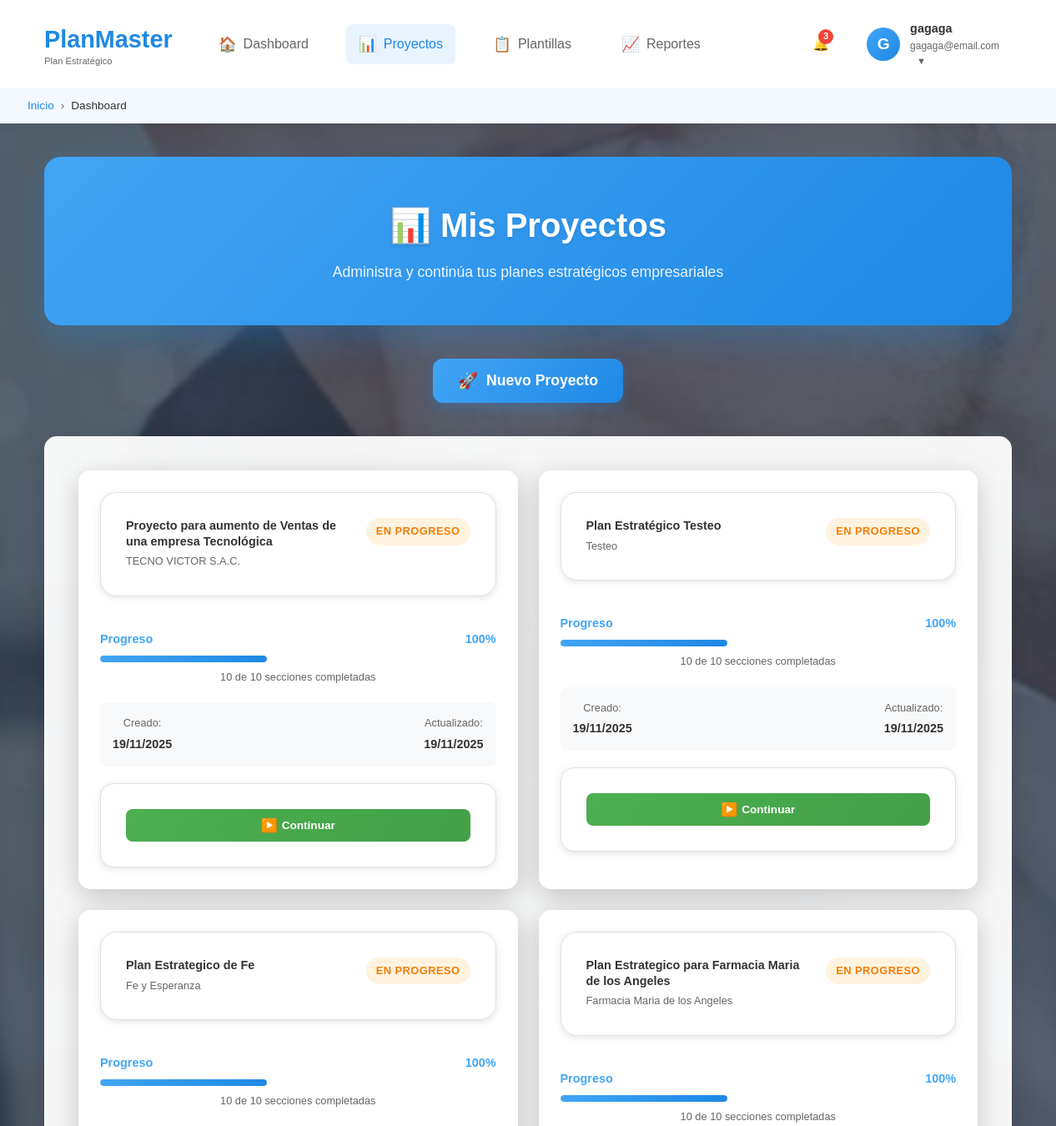
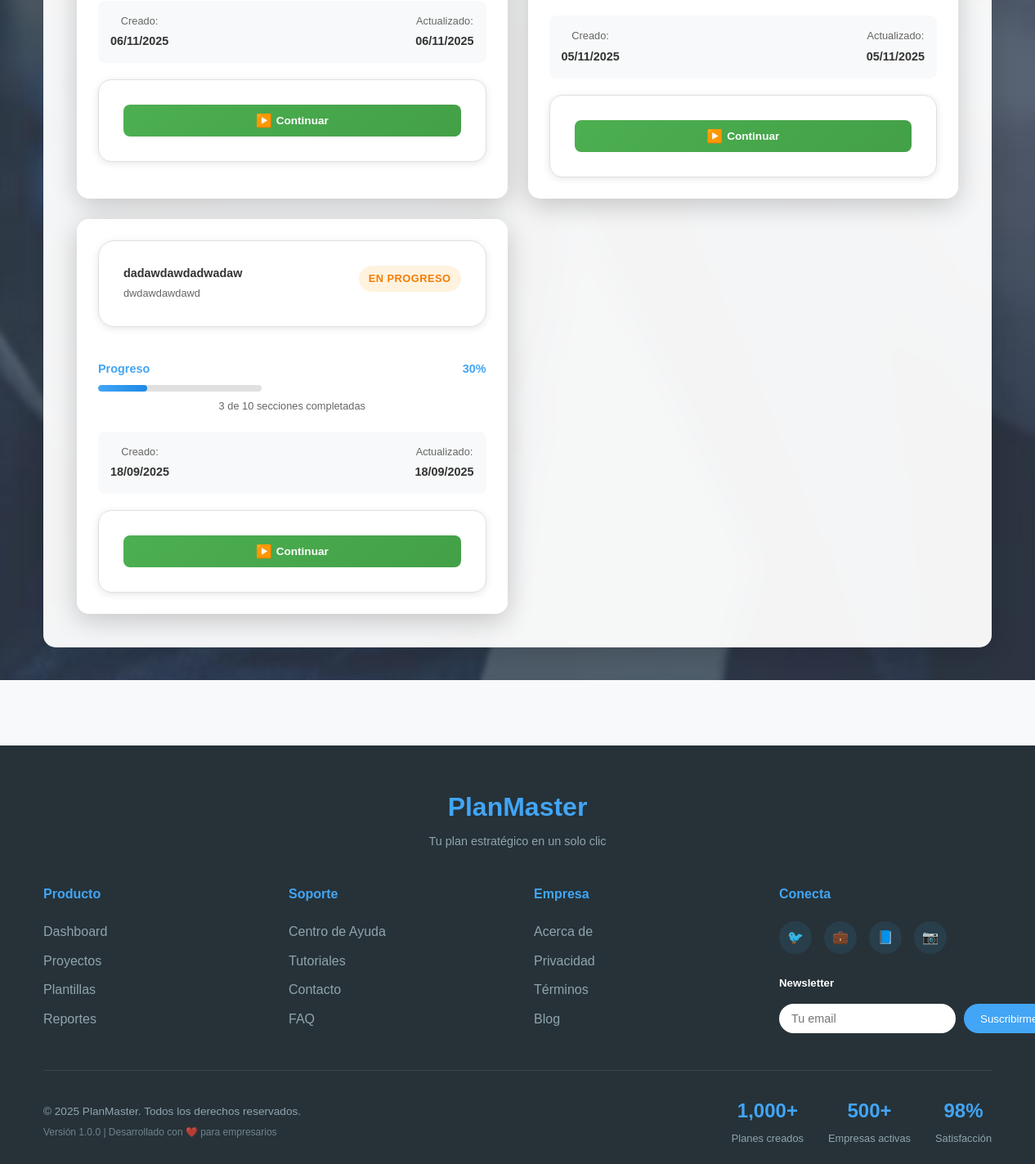
The page /Views/Users/projects.php (signed in) on the database its author committed (2 pictures, top to bottom).
### tables this page shows
CREATE TABLE IF NOT EXISTS `strategic_projects` (
  `id` int(11) NOT NULL AUTO_INCREMENT,
  `user_id` int(11) NOT NULL,
  `project_name` varchar(255) NOT NULL,
  `company_name` varchar(255) NOT NULL,
  `created_at` timestamp NULL DEFAULT current_timestamp(),
  `updated_at` timestamp NULL DEFAULT current_timestamp() ON UPDATE current_timestamp(),
  `completed_at` timestamp NULL DEFAULT NULL,
  `status` enum('draft','in_progress','completed') DEFAULT 'draft',
  `progress_percentage` decimal(5,2) DEFAULT 0.00,
  PRIMARY KEY (`id`),
  KEY `user_id` (`user_id`),
  CONSTRAINT `strategic_projects_ibfk_1` FOREIGN KEY (`user_id`) REFERENCES `users` (`id`) ON DELETE CASCADE
);

### Views/Users/projects.php (the view, shortened to what the rows shown need)
<?php
require_once __DIR__ . '/../../Controllers/AuthController.php';
require_once __DIR__ . '/../../Controllers/ProjectController.php';
require_once __DIR__ . '/../../config/url_config.php';
$projectController = new ProjectController();
$projects = $projectController->getUserProjects();
?>
<!DOCTYPE html>
<html lang="es">
<head>
    <link rel="stylesheet" href="<?php echo getBaseUrl(); ?>/Publics/css/styles_dashboard.css">
    <link rel="stylesheet" href="<?php echo getBaseUrl(); ?>/Publics/css/styles_projects.css">
</head>
<body>
    <main class="main-content">
        <div class="container">
            <div class="page-header">
                <h1 class="page-title">📊 Mis Proyectos</h1>
            </div>
            <div class="projects-container">
                <?php if (empty($projects)): ?>
                    <div class="empty-state">
                        <div class="empty-icon">📁</div>
                        <h3>No tienes proyectos aún</h3>
                        <p>Crea tu primer plan estratégico empresarial y comienza a organizar el futuro de tu empresa.</p>
                        <button class="btn-start-first-project" onclick="startNewProject()">
                            <span class="btn-icon">🚀</span>
                            Crear Mi Primer Proyecto
                        </button>
                    </div>
                <?php else: ?>
                    <div class="projects-grid">
                        <?php foreach ($projects as $project): ?>
                            <?php
                            $progress = $projectController->getProjectProgress($project['id']);
                            $statusClass = '';
                            $statusText = '';
                            switch ($project['status']) {
                                case 'in_progress':
                                    $statusClass = 'status-in-progress';
                                    $statusText = 'En Progreso';
                                    break;
                            }
                            ?>
                            <div class="project-card">
                                <div class="project-header">
                                    <div class="project-info">
                                        <h3 class="project-name"><?php echo htmlspecialchars($project['project_name'] ?? 'Sin nombre'); ?></h3>
                                        <p class="company-name"><?php echo htmlspecialchars($project['company_name'] ?? 'Sin empresa'); ?></p>
                                    </div>
                                    <span class="project-status <?php echo $statusClass; ?>">
                                        <?php echo $statusText; ?>
                                    </span>
                                </div>
                                <div class="project-progress">
                                    <div class="progress-info">
                                        <span class="progress-text">Progreso</span>
                                        <span class="progress-percentage"><?php echo round($progress['percentage'] ?? 0); ?>%</span>
                                    </div>
                                    <div class="progress-bar">
                                        <div class="progress-fill" style="width: <?php echo ($progress['percentage'] ?? 0); ?>%"></div>
                                    </div>
                                    <div class="progress-details">
                                        <small><?php echo ($progress['completed'] ?? 0); ?> de <?php echo ($progress['total'] ?? 4); ?> secciones completadas</small>
                                    </div>
                                </div>
                                <div class="project-dates">
                                    <div class="date-item">
                                        <span class="date-label">Creado:</span>
                                        <span class="date-value"><?php echo date('d/m/Y', strtotime($project['created_at'])); ?></span>
                                    </div>
                                    <?php if ($project['updated_at']): ?>
                                    <div class="date-item">
                                        <span class="date-label">Actualizado:</span>
                                        <span class="date-value"><?php echo date('d/m/Y', strtotime($project['updated_at'])); ?></span>
                                    </div>
                                    <?php endif; ?>
                                </div>
                                <div class="project-actions">
                                    <button class="btn-continue" onclick="continueProject(<?php echo $project['id']; ?>)">
                                        <span class="btn-icon">▶️</span>
                                        Continuar
                                    </button>
                                </div>
                            </div>
                        <?php endforeach; ?>
                    </div>
                <?php endif; ?>
            </div>
        </div>
    </main>
</body>
</html>

### rows shown on the page
strategic_projects: project_name "Proyecto para aumento de Ventas de una empresa Tecnológica", company_name "TECNO VICTOR S.A.C.", status "EN PROGRESO", percentage "100", completed "10", total "10", created_at "19/11/2025", updated_at "19/11/2025"
strategic_projects: project_name "Plan Estratégico Testeo", company_name "Testeo", status "EN PROGRESO", percentage "100", completed "10", total "10", created_at "19/11/2025", updated_at "19/11/2025"
strategic_projects: project_name "Plan Estrategico de Fe", company_name "Fe y Esperanza", status "EN PROGRESO", percentage "100", completed "10", total "10", created_at "06/11/2025", updated_at "06/11/2025"
strategic_projects: project_name "Plan Estrategico para Farmacia Maria de los Angeles", company_name "Farmacia Maria de los Angeles", status "EN PROGRESO", percentage "100", completed "10", total "10", created_at "05/11/2025", updated_at "05/11/2025"
strategic_projects: project_name "dadawdawdadwadaw", company_name "dwdawdawdawd", status "EN PROGRESO", percentage "30", completed "3", total "10", created_at "18/09/2025", updated_at "18/09/2025"

### other values the page prints
substr($user['name'], 0, 1) "G"
$user['name'] "gagaga"
$user['email'] "gagaga@email.com"
